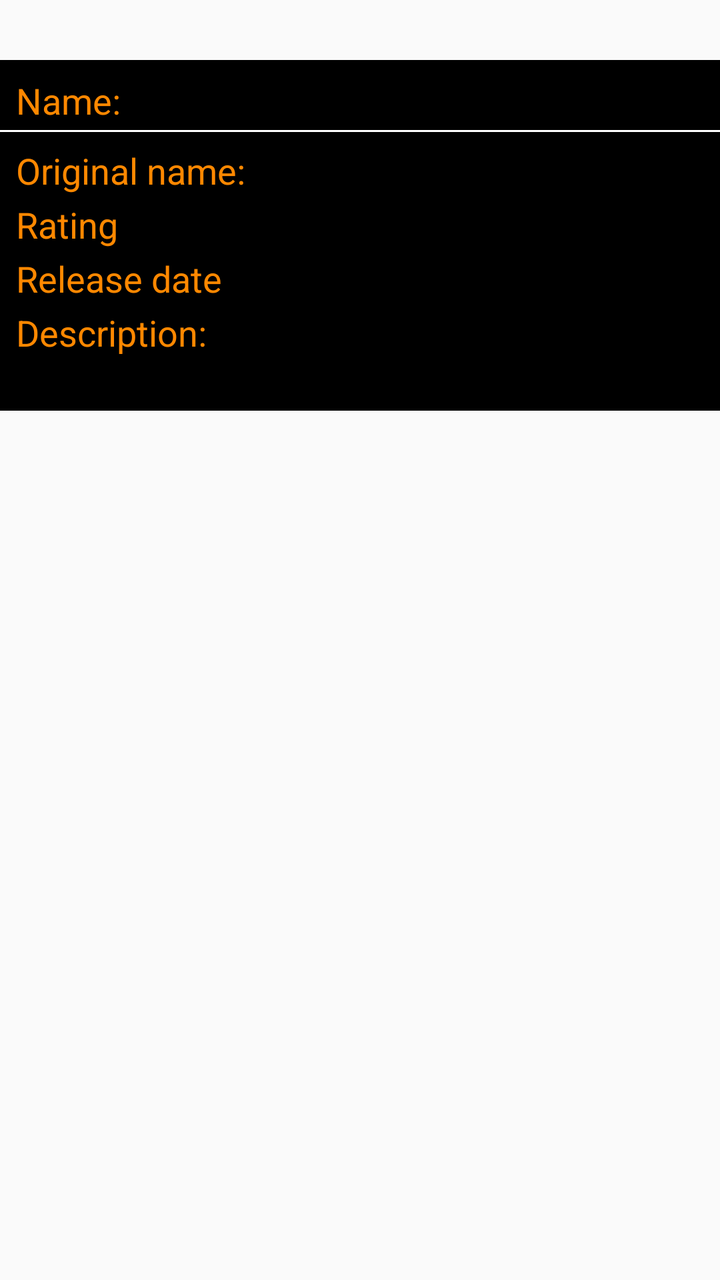
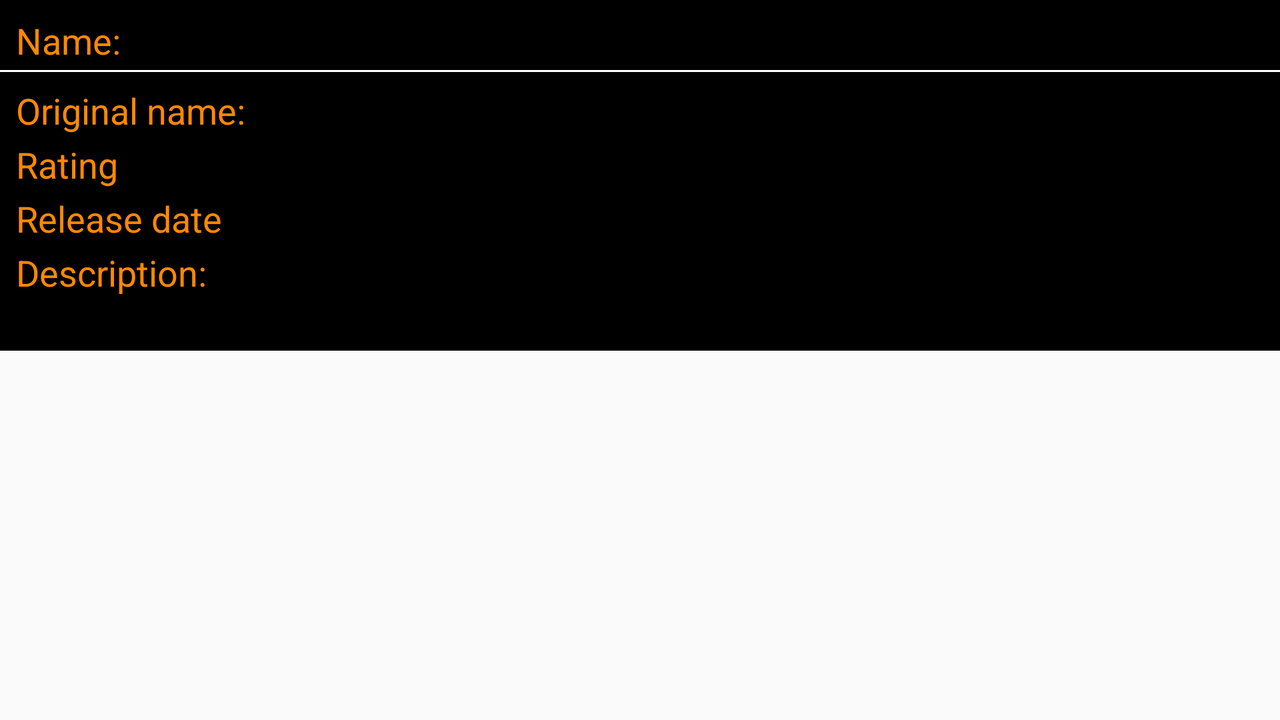

Two renders of one Android screen. The first uses the default layout on a phone; the second uses the alternative layout the repository ships for a different screen configuration, on a matching device. The two XML files are below.
<!-- AndroidManifest.xml: application theme AppTheme -->
<!-- res/layout/activity_detail.xml -->
<?xml version="1.0" encoding="utf-8"?>
<ScrollView xmlns:android="http://schemas.android.com/apk/res/android"

    xmlns:app="http://schemas.android.com/apk/res-auto"
    xmlns:tools="http://schemas.android.com/tools"
    android:id="@+id/scrollViewInfo"

    android:layout_width="match_parent"
    android:layout_height="match_parent"
    tools:context=".DetailActivity">

    <androidx.constraintlayout.widget.ConstraintLayout
        android:layout_width="match_parent"
        android:layout_height="wrap_content">

        <ImageView
            android:id="@+id/imageViewBigPoster"
            android:layout_width="match_parent"
            android:layout_height="wrap_content"
            android:adjustViewBounds="true"
            app:layout_constraintEnd_toEndOf="parent"
            app:layout_constraintStart_toStartOf="parent"
            app:layout_constraintTop_toTopOf="parent"
            tools:srcCompat="@tools:sample/avatars" />

        <ImageView
            android:id="@+id/imageViewAddToFavourite"
            android:layout_width="@dimen/size_of_star"
            android:layout_height="@dimen/size_of_star"
            android:layout_marginEnd="16dp"
            android:onClick="onClickChangeFavourite"
            app:layout_constraintBottom_toBottomOf="@+id/imageViewBigPoster"
            app:layout_constraintEnd_toEndOf="@+id/imageViewBigPoster"
            app:layout_constraintTop_toBottomOf="@+id/imageViewBigPoster"
            app:srcCompat="@drawable/favourite_remove" />
        <include
            layout="@layout/movie_info"
            android:id="@+id/movieInfo"
            android:layout_width="match_parent"
            android:layout_height="wrap_content"
            app:layout_constraintStart_toStartOf="parent"
            app:layout_constraintEnd_toEndOf="parent"
            app:layout_constraintTop_toBottomOf="@+id/imageViewAddToFavourite"/>


    </androidx.constraintlayout.widget.ConstraintLayout>
</ScrollView>
<!-- res/layout/movie_info.xml (included above) -->
<?xml version="1.0" encoding="utf-8"?>
<androidx.constraintlayout.widget.ConstraintLayout xmlns:android="http://schemas.android.com/apk/res/android"
    android:layout_width="match_parent"
    android:layout_height="match_parent"
    android:background="#000000"
    xmlns:app="http://schemas.android.com/apk/res-auto">
    <TextView
        android:id="@+id/textViewLabelTitle"
        style="@style/LabelStyle"
        android:layout_width="wrap_content"
        android:layout_height="wrap_content"
        android:layout_marginStart="8dp"
        android:layout_marginTop="8dp"
        android:text="@string/label_title"
        app:layout_constraintStart_toStartOf="parent"
        app:layout_constraintTop_toTopOf="parent" />

    <androidx.constraintlayout.widget.Guideline
        android:id="@+id/guidelineCenter"
        android:layout_width="wrap_content"
        android:layout_height="wrap_content"
        android:orientation="vertical"
        app:layout_constraintGuide_percent="0.5" />

    <TextView
        android:id="@+id/textViewTitle"
        style="@style/LabelStyle"
        android:layout_width="0dp"
        android:layout_height="wrap_content"
        android:layout_marginStart="8dp"
        android:layout_marginTop="8dp"
        android:layout_marginEnd="8dp"
        android:textSize="20sp"
        android:textColor="#ffffff"
        app:layout_constraintEnd_toEndOf="parent"
        app:layout_constraintStart_toStartOf="@+id/guidelineCenter"
        app:layout_constraintTop_toTopOf="parent" />
    <View
        android:layout_width="0dp"
        android:layout_height="1dp"
        android:background="#ffffff"
        app:layout_constraintTop_toBottomOf="@id/textViewTitle"
        app:layout_constraintStart_toStartOf="parent"
        app:layout_constraintEnd_toEndOf="parent"/>


    <TextView
        android:id="@+id/textViewLabelOriginalTitle"
        style="@style/LabelStyle"
        android:layout_width="wrap_content"
        android:layout_height="wrap_content"
        android:layout_marginStart="8dp"
        android:layout_marginTop="8dp"
        android:text="@string/label_original_title"
        app:layout_constraintStart_toStartOf="parent"
        app:layout_constraintTop_toBottomOf="@+id/textViewTitle" />

    <TextView
        android:id="@+id/textViewOriginalTitle"
        android:layout_width="0dp"
        android:layout_height="wrap_content"
        android:layout_marginStart="8dp"
        android:layout_marginTop="8dp"
        android:layout_marginEnd="8dp"
        android:textColor="#ffffff"
        app:layout_constraintEnd_toEndOf="parent"
        app:layout_constraintStart_toStartOf="@+id/guidelineCenter"
        app:layout_constraintTop_toBottomOf="@+id/textViewTitle" />

    <TextView
        android:id="@+id/textViewLabelRating"
        style="@style/LabelStyle"
        android:layout_width="wrap_content"
        android:layout_height="wrap_content"
        android:layout_marginStart="8dp"
        android:layout_marginTop="8dp"
        android:text="@string/label_rating"
        app:layout_constraintStart_toStartOf="parent"
        app:layout_constraintTop_toBottomOf="@+id/textViewOriginalTitle" />

    <TextView
        android:id="@+id/textViewRating"
        android:layout_width="0dp"
        android:layout_height="wrap_content"
        android:layout_marginStart="8dp"
        android:layout_marginTop="8dp"
        android:layout_marginEnd="8dp"
        android:textColor="#ffffff"
        app:layout_constraintEnd_toEndOf="parent"
        app:layout_constraintStart_toStartOf="@+id/guidelineCenter"
        app:layout_constraintTop_toBottomOf="@+id/textViewOriginalTitle" />

    <TextView
        android:id="@+id/textViewLabelReleaseDate"
        style="@style/LabelStyle"
        android:layout_width="wrap_content"
        android:layout_height="wrap_content"
        android:layout_marginStart="8dp"
        android:layout_marginTop="8dp"
        android:text="@string/label_release_date"
        app:layout_constraintStart_toStartOf="parent"
        app:layout_constraintTop_toBottomOf="@+id/textViewRating" />

    <TextView
        android:id="@+id/textViewReleaseDate"
        android:layout_width="0dp"
        android:layout_height="wrap_content"
        android:layout_marginStart="8dp"
        android:layout_marginTop="8dp"
        android:layout_marginEnd="8dp"
        android:textColor="#ffffff"
        app:layout_constraintEnd_toEndOf="parent"
        app:layout_constraintStart_toStartOf="@+id/guidelineCenter"
        app:layout_constraintTop_toBottomOf="@+id/textViewRating" />

    <TextView
        android:id="@+id/textViewLabelDescription"
        style="@style/LabelStyle"
        android:layout_width="wrap_content"
        android:layout_height="wrap_content"
        android:layout_marginStart="8dp"
        android:layout_marginTop="8dp"
        android:text="@string/label_description"
        app:layout_constraintStart_toStartOf="parent"
        app:layout_constraintTop_toBottomOf="@+id/textViewReleaseDate" />

    <TextView
        android:id="@+id/textViewOverview"
        android:layout_width="0dp"
        android:layout_height="wrap_content"
        android:layout_marginStart="8dp"
        android:layout_marginTop="8dp"
        android:textColor="#ffffff"
        app:layout_constraintStart_toStartOf="parent"
        app:layout_constraintTop_toBottomOf="@+id/textViewLabelDescription" />



    <androidx.recyclerview.widget.RecyclerView
        android:id="@+id/recyclerViewTrailers"
        android:layout_width="0dp"
        android:layout_height="wrap_content"
        android:nestedScrollingEnabled="false"
        app:layout_constraintEnd_toEndOf="parent"
        app:layout_constraintStart_toStartOf="parent"
        app:layout_constraintTop_toBottomOf="@+id/textViewOverview"/>
    <androidx.recyclerview.widget.RecyclerView
        android:id="@+id/recyclerViewReviews"
        android:layout_width="0dp"
        android:layout_height="wrap_content"
        android:nestedScrollingEnabled="false"
        app:layout_constraintEnd_toEndOf="parent"
        app:layout_constraintStart_toStartOf="parent"
        app:layout_constraintTop_toBottomOf="@+id/recyclerViewTrailers"/>
</androidx.constraintlayout.widget.ConstraintLayout>
<!-- resources referenced by this layout -->
<resources>
  <dimen name="size_of_star">60dp</dimen>
  <string name="label_description">Description:</string>
  <string name="label_original_title">Original name:</string>
  <string name="label_rating">Rating</string>
  <string name="label_release_date">Release date</string>
  <string name="label_title">Name:</string>
  <style name="LabelStyle">
          <item name="android:layout_marginTop">8dp</item>
          <item name="android:textColor">@color/orange_color</item>
          <item name="android:textSize">@dimen/text_size_labels</item>
      </style>
  <style name="AppTheme" parent="Theme.AppCompat.Light.DarkActionBar">
          
          <item name="colorPrimary">@color/colorPrimary</item>
          <item name="colorPrimaryDark">@color/colorPrimaryDark</item>
          <item name="colorAccent">@color/colorAccent</item>
      </style>
  <color name="orange_color">#FF8800</color>
  <dimen name="text_size_labels">18sp</dimen>
  <color name="colorPrimary">#000000</color>
  <color name="colorPrimaryDark">#000000</color>
  <color name="colorAccent">#03DAC5</color>
</resources>
<!-- res/layout-land/activity_detail.xml (the repository's variant of the layout above) -->
<!-- drawn on the phone turned sideways -->
<?xml version="1.0" encoding="utf-8"?>
<androidx.constraintlayout.widget.ConstraintLayout xmlns:android="http://schemas.android.com/apk/res/android"
    xmlns:app="http://schemas.android.com/apk/res-auto"
    xmlns:tools="http://schemas.android.com/tools"
    android:layout_width="match_parent"
    android:layout_height="match_parent"
    tools:context=".DetailActivity">

    <ImageView
        android:id="@+id/imageViewBigPoster"
        android:layout_width="wrap_content"
        android:layout_height="match_parent"
        android:adjustViewBounds="true"
        app:layout_constraintStart_toStartOf="parent"
        app:layout_constraintTop_toTopOf="parent"
        app:layout_constraintBottom_toBottomOf="parent"
        tools:srcCompat="@tools:sample/avatars" />

    <ImageView
        android:id="@+id/imageViewAddToFavourite"
        android:layout_width="40dp"
        android:layout_height="40dp"
        android:layout_marginTop="16dp"
        android:layout_marginEnd="16dp"
        android:onClick="onClickChangeFavourite"
        app:layout_constraintEnd_toEndOf="@+id/imageViewBigPoster"
        app:layout_constraintTop_toTopOf="@+id/imageViewBigPoster"
        app:srcCompat="@drawable/favourite_remove" />

    <ScrollView
        android:id="@+id/scrollViewInfo"
        android:layout_width="0dp"
        android:layout_height="0dp"
        app:layout_constraintBottom_toBottomOf="parent"
        app:layout_constraintStart_toEndOf="@+id/imageViewBigPoster"
        app:layout_constraintTop_toTopOf="parent"
        app:layout_constraintEnd_toEndOf="parent"
        app:layout_constraintVertical_bias="1.0">

        <include
            android:id="@+id/movieInfo"
            layout="@layout/movie_info"
            android:layout_width="match_parent"
            android:layout_height="wrap_content" />
    </ScrollView>


</androidx.constraintlayout.widget.ConstraintLayout>
<!-- resources referenced by the variant -->
<!-- as the phone turned sideways resolves them -->
<resources>
  <string name="label_description">Description:</string>
  <string name="label_original_title">Original name:</string>
  <string name="label_rating">Rating</string>
  <string name="label_release_date">Release date</string>
  <string name="label_title">Name:</string>
  <style name="LabelStyle">
          <item name="android:layout_marginTop">8dp</item>
          <item name="android:textColor">@color/orange_color</item>
          <item name="android:textSize">@dimen/text_size_labels</item>
      </style>
  <style name="AppTheme" parent="Theme.AppCompat.Light.DarkActionBar">
          
          <item name="colorPrimary">@color/colorPrimary</item>
          <item name="colorPrimaryDark">@color/colorPrimaryDark</item>
          <item name="colorAccent">@color/colorAccent</item>
      </style>
  <color name="orange_color">#FF8800</color>
  <dimen name="text_size_labels">18sp</dimen>
  <color name="colorPrimary">#000000</color>
  <color name="colorPrimaryDark">#000000</color>
  <color name="colorAccent">#03DAC5</color>
</resources>
